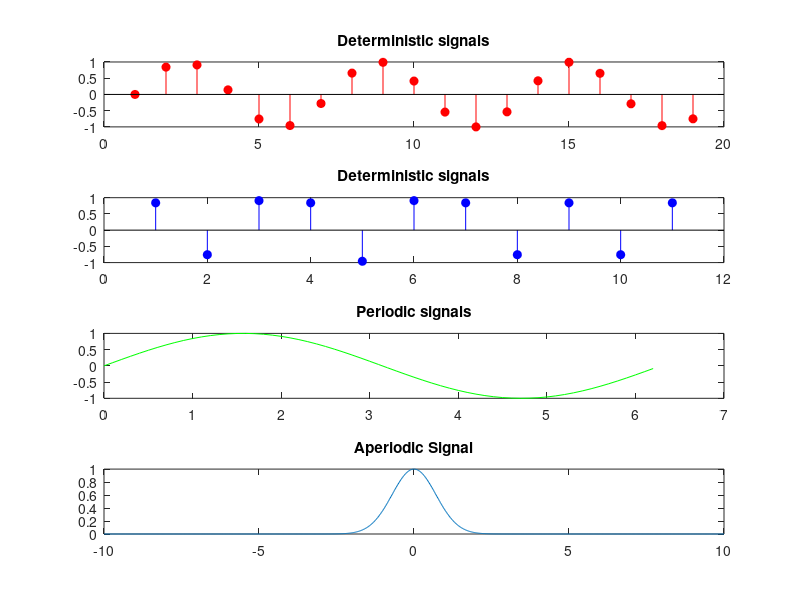

Write MATLAB code to recreate this figure.
% in this script you will learn about 4 type of signals

% Deterministic signals
% there is not uncertains about any chages

x = 0:6*pi;
figure
subplot(4,1,1)
stem(sin(x),"r","filled")
title("Deterministic signals")

% Random  signals
% there is  uncertains before any chages

x = [1 4 2 1 5 2 1 4 1 4 1];

subplot(4,1,2)
stem(sin(x),"b","filled")
title("Deterministic signals")

% Periodic signal
% signal which repeats over same period

t = 0:0.1:2*pi;

% Compute the sine wave values
y = sin(t);

% Plot the sine wave
subplot(4,1,3)
plot(t, y,"g");
title("Periodic signals")


% Aperiodic signals
t = linspace(-10, 10, 1000);
y = exp(-t.^2);

% Plot the signal
subplot(4,1,4)
plot(t, y);
title('Aperiodic Signal');
